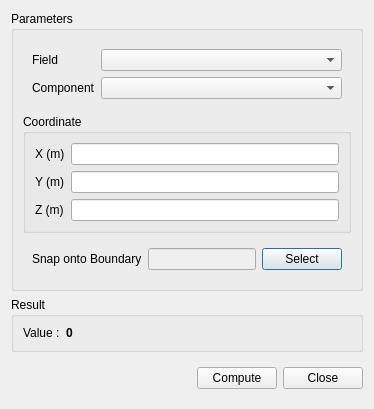
<?xml version="1.0" encoding="UTF-8"?>
<ui version="4.0">
 <class>PointReportDialog</class>
 <widget class="QDialog" name="PointReportDialog">
  <property name="geometry">
   <rect>
    <x>0</x>
    <y>0</y>
    <width>374</width>
    <height>400</height>
   </rect>
  </property>
  <property name="windowTitle">
   <string>Point Report</string>
  </property>
  <layout class="QVBoxLayout" name="verticalLayout_2">
   <item>
    <widget class="QGroupBox" name="groupBox">
     <property name="title">
      <string>Parameters</string>
     </property>
     <layout class="QVBoxLayout" name="verticalLayout">
      <item>
       <widget class="QWidget" name="propeties" native="true">
        <layout class="QFormLayout" name="formLayout">
         <item row="0" column="0">
          <widget class="QLabel" name="label">
           <property name="text">
            <string>Field</string>
           </property>
          </widget>
         </item>
         <item row="0" column="1">
          <widget class="QComboBox" name="field"/>
         </item>
         <item row="1" column="0">
          <widget class="QLabel" name="label_7">
           <property name="text">
            <string>Component</string>
           </property>
          </widget>
         </item>
         <item row="1" column="1">
          <widget class="VectorComponentComboBox" name="fieldComponent"/>
         </item>
        </layout>
       </widget>
      </item>
      <item>
       <widget class="QGroupBox" name="groupBox_2">
        <property name="title">
         <string>Coordinate</string>
        </property>
        <layout class="QFormLayout" name="formLayout_2">
         <property name="leftMargin">
          <number>9</number>
         </property>
         <property name="topMargin">
          <number>9</number>
         </property>
         <property name="rightMargin">
          <number>9</number>
         </property>
         <property name="bottomMargin">
          <number>9</number>
         </property>
         <item row="0" column="0">
          <widget class="QLabel" name="label_3">
           <property name="text">
            <string>X (m)</string>
           </property>
          </widget>
         </item>
         <item row="0" column="1">
          <widget class="QLineEdit" name="coordinateX"/>
         </item>
         <item row="1" column="0">
          <widget class="QLabel" name="label_4">
           <property name="text">
            <string>Y (m)</string>
           </property>
          </widget>
         </item>
         <item row="1" column="1">
          <widget class="QLineEdit" name="coordinateY"/>
         </item>
         <item row="2" column="0">
          <widget class="QLabel" name="label_5">
           <property name="text">
            <string>Z (m)</string>
           </property>
          </widget>
         </item>
         <item row="2" column="1">
          <widget class="QLineEdit" name="coordinateZ"/>
         </item>
        </layout>
       </widget>
      </item>
      <item>
       <widget class="QWidget" name="widget_2" native="true">
        <layout class="QHBoxLayout" name="horizontalLayout">
         <property name="leftMargin">
          <number>9</number>
         </property>
         <property name="topMargin">
          <number>9</number>
         </property>
         <property name="rightMargin">
          <number>9</number>
         </property>
         <property name="bottomMargin">
          <number>9</number>
         </property>
         <item>
          <widget class="QLabel" name="label_6">
           <property name="text">
            <string>Snap onto Boundary</string>
           </property>
          </widget>
         </item>
         <item>
          <widget class="QLineEdit" name="snapOntoBoundary">
           <property name="enabled">
            <bool>false</bool>
           </property>
          </widget>
         </item>
         <item>
          <widget class="QPushButton" name="select">
           <property name="text">
            <string>Select</string>
           </property>
          </widget>
         </item>
        </layout>
       </widget>
      </item>
     </layout>
    </widget>
   </item>
   <item>
    <widget class="QGroupBox" name="groupBox_3">
     <property name="title">
      <string>Result</string>
     </property>
     <layout class="QGridLayout" name="gridLayout" columnstretch="1,8">
      <item row="0" column="0">
       <widget class="QLabel" name="resultLabel">
        <property name="text">
         <string>Value :</string>
        </property>
       </widget>
      </item>
      <item row="0" column="1">
       <widget class="QLabel" name="resultValue">
        <property name="font">
         <font>
          <bold>true</bold>
         </font>
        </property>
        <property name="text">
         <string>0</string>
        </property>
       </widget>
      </item>
     </layout>
    </widget>
   </item>
   <item>
    <widget class="QWidget" name="widget_3" native="true">
     <layout class="QHBoxLayout" name="horizontalLayout_2">
      <property name="rightMargin">
       <number>0</number>
      </property>
      <item>
       <spacer name="horizontalSpacer_2">
        <property name="orientation">
         <enum>Qt::Orientation::Horizontal</enum>
        </property>
        <property name="sizeHint" stdset="0">
         <size>
          <width>208</width>
          <height>20</height>
         </size>
        </property>
       </spacer>
      </item>
      <item>
       <widget class="QPushButton" name="compute">
        <property name="text">
         <string>Compute</string>
        </property>
       </widget>
      </item>
      <item>
       <widget class="QPushButton" name="close">
        <property name="text">
         <string>Close</string>
        </property>
       </widget>
      </item>
     </layout>
    </widget>
   </item>
  </layout>
 </widget>
 <customwidgets>
  <customwidget>
   <class>VectorComponentComboBox</class>
   <extends>QComboBox</extends>
   <header>baramFlow.view.widgets.vector_component_combo_box</header>
  </customwidget>
 </customwidgets>
 <resources/>
 <connections>
  <connection>
   <sender>close</sender>
   <signal>clicked()</signal>
   <receiver>PointReportDialog</receiver>
   <slot>reject()</slot>
   <hints>
    <hint type="sourcelabel">
     <x>327</x>
     <y>335</y>
    </hint>
    <hint type="destinationlabel">
     <x>186</x>
     <y>182</y>
    </hint>
   </hints>
  </connection>
 </connections>
</ui>
